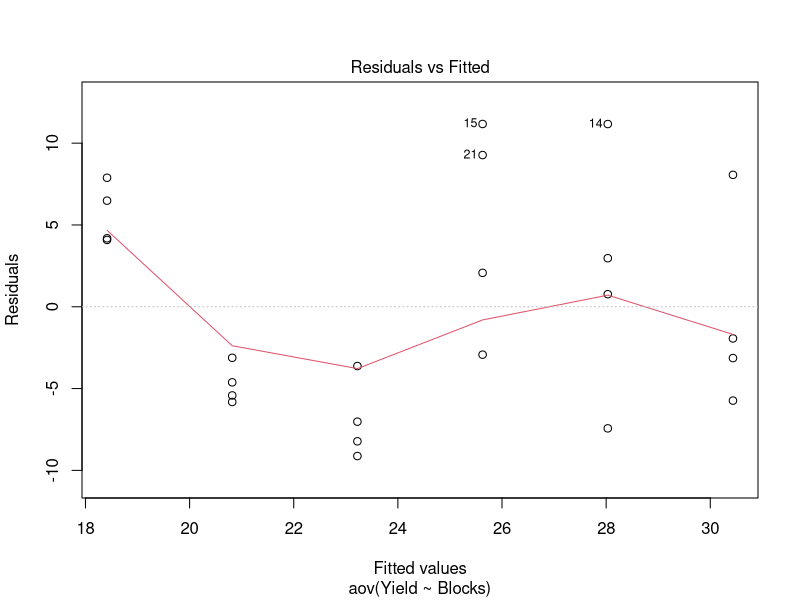
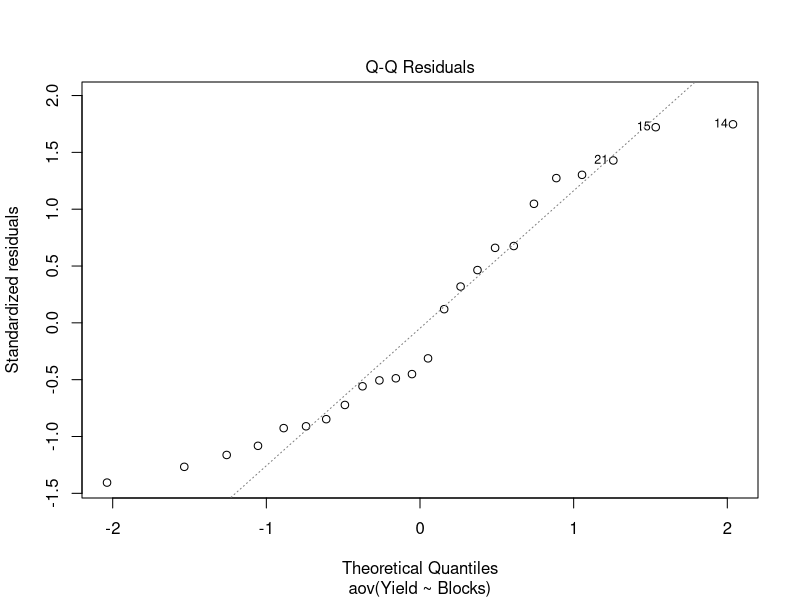
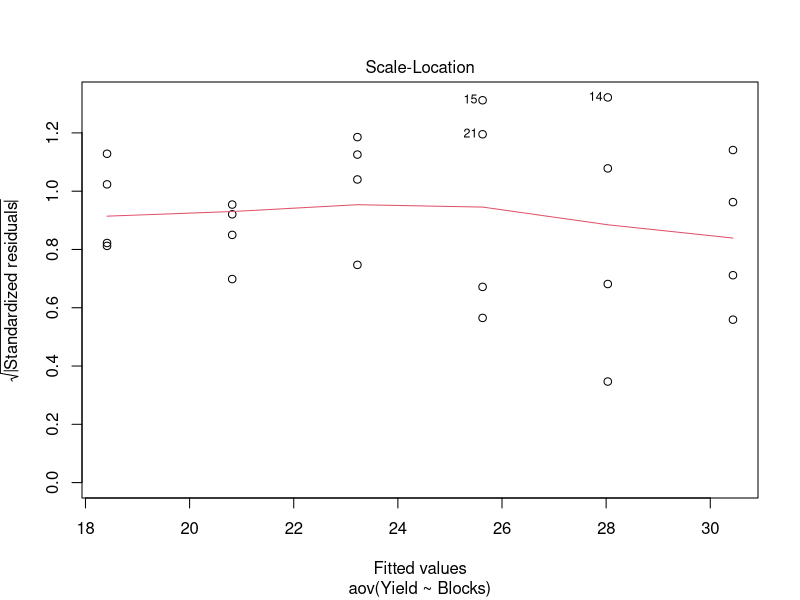
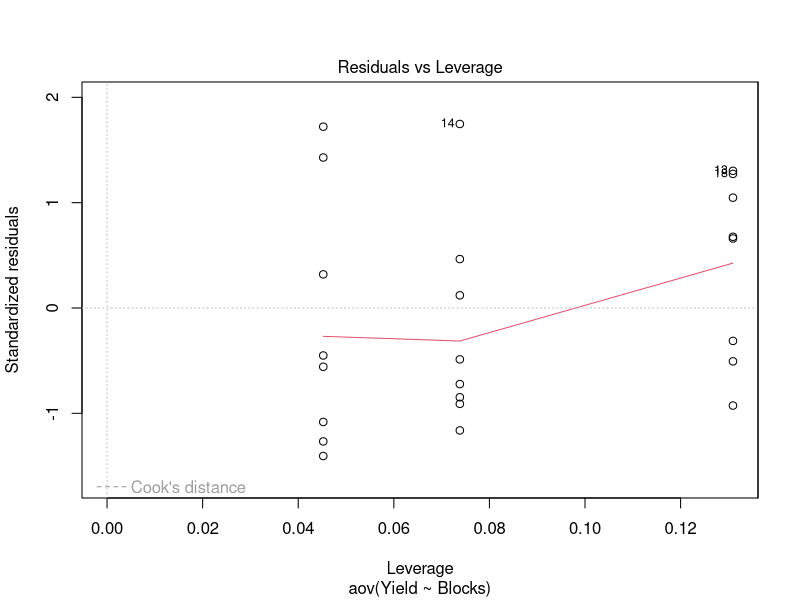
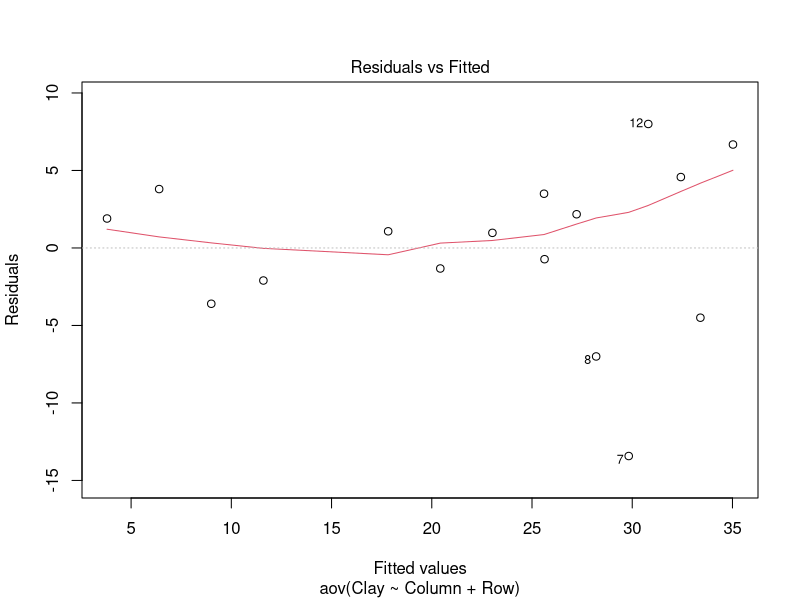
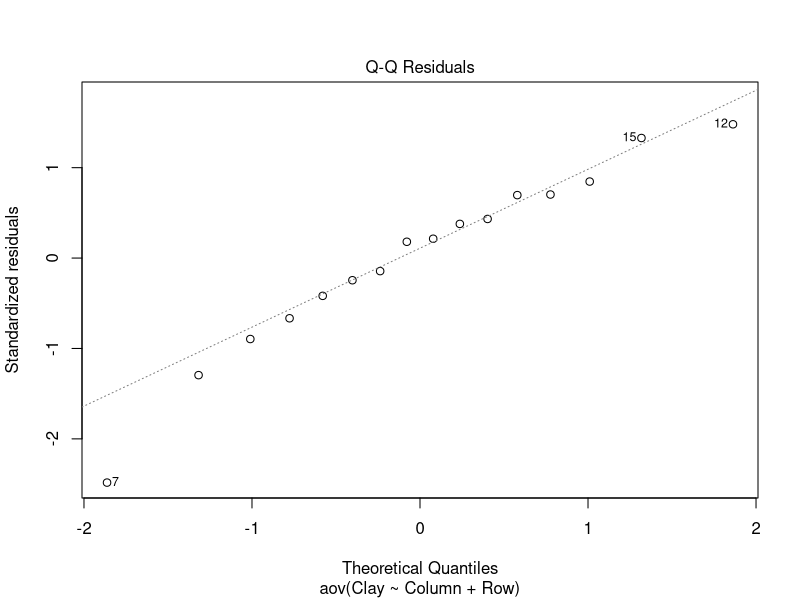
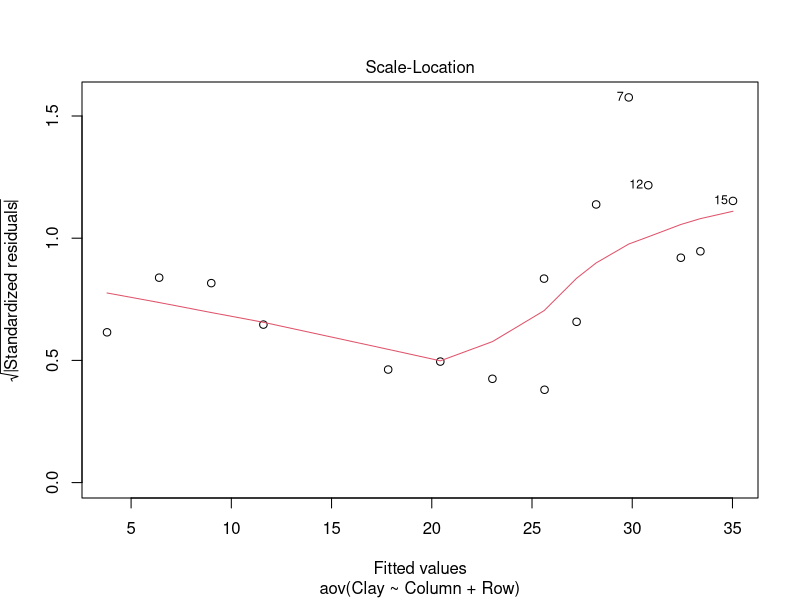
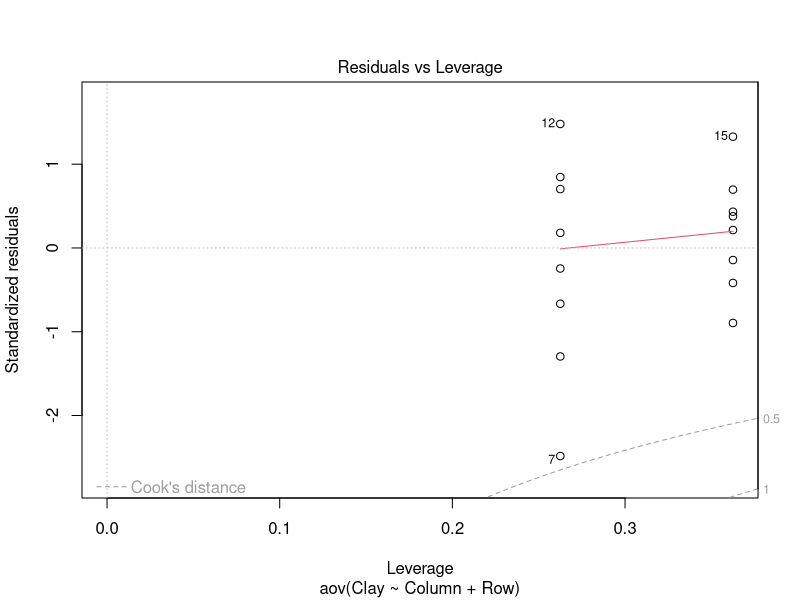

Recreate these plots in R, in order.
## ---- chunk 1
knitr::opts_chunk$set(echo = TRUE)
## ---- chunk 2
library(readxl)
library(lsmeans)
ESEQ1_data <- read_excel("ESEQ1_data.xlsx")
#View(ESEQ1_data)
attach(ESEQ1_data)
model <- aov(Yield~Blocks,data = ESEQ1_data)
plot(model)
linear <- lm(Yield~Blocks,data = ESEQ1_data)
summary(linear)
lsm <- lsmeans(linear,"Blocks")
lsm
pairs(lsm)
summary(model)
## ---- chunk 3
ESEQ2_data <- read_excel("ESEQ2_data.xlsx")
# View(ESEQ2_data)
attach(ESEQ2_data)
model1 <- aov(Clay~Column+Row,data = ESEQ2_data)
summary(model1)
plot(model1)
linear2 <- lm(Clay~Column+Row,data = ESEQ2_data)
summary(linear2)
lsm1 <- lsmeans(linear2,"Column")
lsm1
pairs(lsm1)
lsm2 <- lsmeans(linear2,"Row")
lsm2
## ---- chunk 4
ESEQ3_data <- read_excel("ESEQ3_data.xlsx")
# View(ESEQ3_data)
attach(ESEQ3_data)
model2 <- aov(Yield~Factorp+Factorv+Factorw+Factorp*Factorv+Factorp*Factorw+Factorv*Factorw+Factorp*Factorv*Factorw,data = ESEQ3_data)
summary(model2)
# Factor v, w and vp are less than 0.05 from the model
boxplot(Yield~Factorp,col = c("#00AFBB","#E7B800"))
boxplot(Yield~Factorv,col = c("#00AFBB","#E7B800"))
boxplot(Yield~Factorw,col = c("#00AFBB","#E7B800"))
boxplot(Yield~Factorp*Factorv,col = c("#00AFBB","#E7B800"))
boxplot(Yield~Factorp*Factorw,col = c("#00AFBB","#E7B800"))
boxplot(Yield~Factorv*Factorw,col = c("#00AFBB","#E7B800"))
boxplot(Yield~Factorp*Factorv*Factorw,col = c("#00AFBB","#E7B800"))
